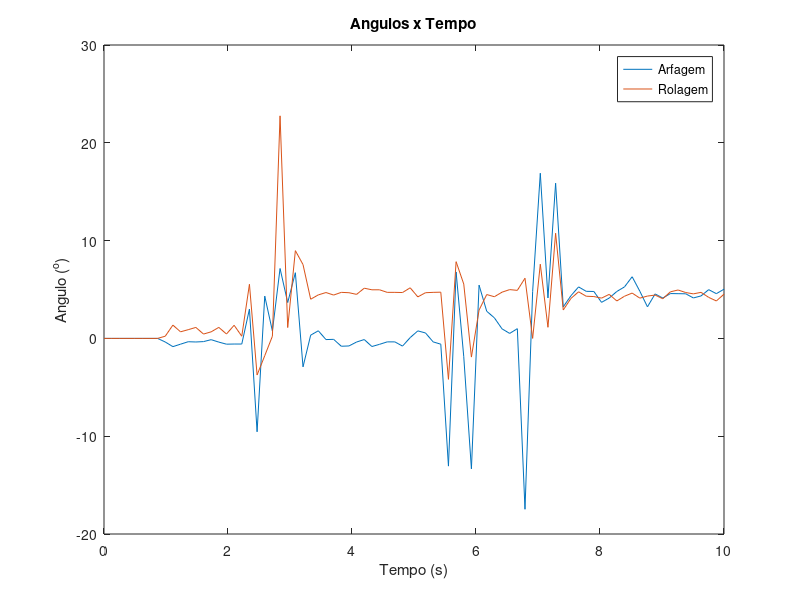
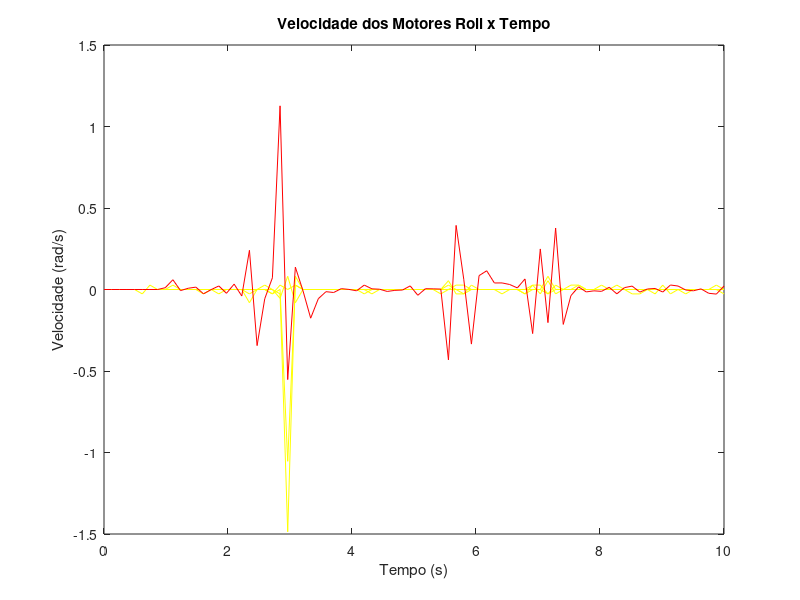
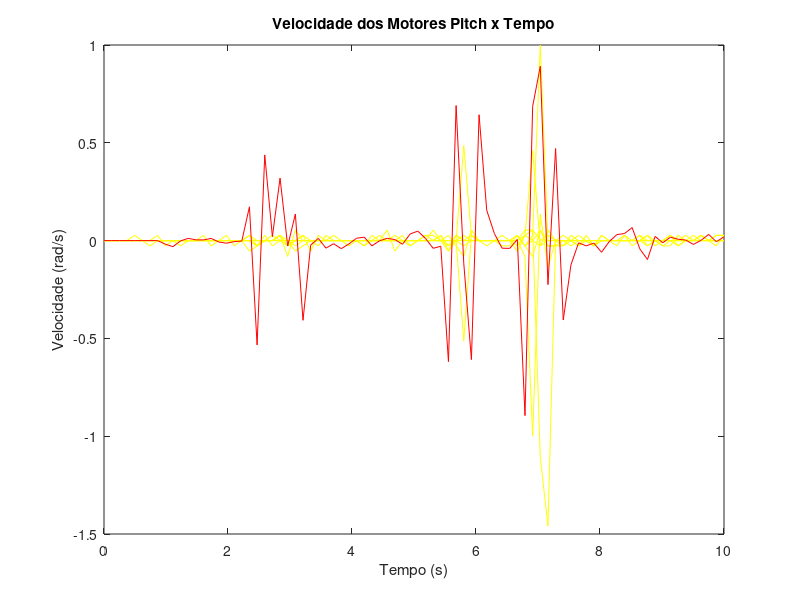

Write MATLAB code to recreate these figures, in order.
clear all
close all
load('data.mat');
size = num2str(pitch_angle_size-1);
tsim = 10;
eval(['pitch_angle' '=' 'pitch_angle_0_' num2str(size) ';']);
eval(['roll_angle' '=' 'roll_angle_0_' num2str(size) ';']);
eval(['pitch_speed' '=' 'pitch_speed_0_' num2str(size) ';']);
eval(['roll_speed' '=' 'roll_speed_0_' num2str(size) ';']);

t = (0:length(pitch_angle)-1)*tsim/(length(pitch_angle)-1);

plot(t,pitch_angle);
hold on
plot(t,roll_angle);
legend('Arfagem','Rolagem');
title('Angulos x Tempo');
xlabel('Tempo (s)');
ylabel('Angulo (^o)');

figure

for i=1:12
if i == 1 || i == 4 || i == 7 || i == 10
size = num2str(v_motor1_size-1);
eval(['size' '=' 'num2str(v_motor' num2str(i) '_size -1);']);
eval(['v_motor' '=' 'v_motor' num2str(i) '_0_' num2str(size) ';']);
t = (0:length(v_motor)-1)*tsim/(length(v_motor)-1);
a=plot(t,v_motor);
set(a,'Color','yellow');
hold on
end
end
t = (0:length(pitch_angle)-1)*tsim/(length(pitch_angle)-1);
b=plot(t,roll_speed);
set(b,'Color','red');
title('Velocidade dos Motores Roll x Tempo');
xlabel('Tempo (s)');
ylabel('Velocidade (rad/s)');

figure

for i=1:12
if i == 2 || i == 3 || i == 5 || i == 6 || i == 8 || i == 9 || i == 11 || i == 12
size = num2str(v_motor1_size-1);
eval(['size' '=' 'num2str(v_motor' num2str(i) '_size -1);']);
eval(['v_motor' '=' 'v_motor' num2str(i) '_0_' num2str(size) ';']);
t = (0:length(v_motor)-1)*tsim/(length(v_motor)-1);
a=plot(t,v_motor);
set(a,'Color','yellow');
hold on
end
end
t = (0:length(pitch_angle)-1)*tsim/(length(pitch_angle)-1);
b=plot(t,pitch_speed);
set(b,'Color','red');
title('Velocidade dos Motores Pitch x Tempo');
xlabel('Tempo (s)');
ylabel('Velocidade (rad/s)');